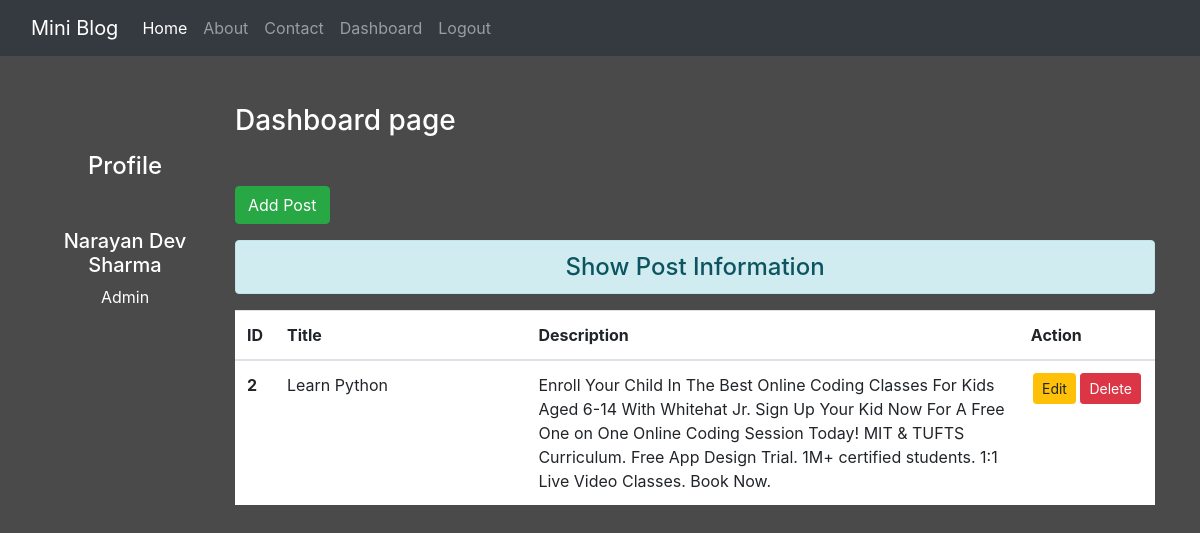
The page /dashboard/ (signed in) on the database its author committed.
### Blog/models.py (models this page shows)
class Post(models.Model):
    title = models.CharField(max_length=250)
    desc = models.TextField()

### Blog/views.py (the view)
# urls.py: path('dashboard/',views.dashboard, name="dashboard"),
def dashboard(request):
    if request.user.is_authenticated:
        posts = Post.objects.all()
        user = request.user
        full_name=user.get_full_name()
        gps = user.groups.all()
        return render(request,'blog/dashboard.html',{'posts':posts ,'full_name':full_name
        ,'groups':gps})
    else:
        return HttpResponseRedirect('/login/')

### Blog/templates/blog/dashboard.html (shortened to what this page needs)
{% extends 'blog/base.html' %}
{% load static %}
{% block side %}
<div class="col-sm-2 text-white my-5 text-center">
  <h4 class="my-5">Profile</h4>
  <h5>{{full_name}}</h5>
  {% for group in groups %}
    <p>{{group.name}}</p>
  {% endfor %}
</div>
{% endblock side %}
{% block content %}
<div class="col-sm-10">
  <h3 class="text-white my-5">Dashboard page</h3>
  <a href="{% url 'addpost' %}" class="btn btn-success">Add Post</a>
  <h4 class="text-center alert alert-info mt-3">Show Post Information</h4>
  {% if posts %}
    <table class="table table-hover bg-white">
      <thead>
        <tr>
          <th scope="col" style="width:2%">ID</th>
          <th scope="col" style="width:28%">Title</th>
          <th scope="col" style="width:55%">Description</th>
          <th scope="col" style="width:15%">Action</th>
        </tr>
      </thead>
      <tbody>
        {% for post in posts %}
        <tr>
          <th scope="row">{{post.id}}</th>
          <td>{{post.title}}</td>
          <td>{{post.desc}}</td>
          <td class="text-center">
            <a href="{% url 'updatepost' post.id %}" class="btn btn-warning btn-sm">Edit</a>
            {% if perms.blog.delete_post %}
            <form action="{% url 'deletepost' post.id %}" method="post" class="d-inline">
            <input type="submit" class="btn btn-danger btn-sm" value="Delete">
            </form>
            {% endif %}
          </td>
        </tr>
        {% endfor %}
      </tbody>
    </table>
  {% else %}
    <h4 class="text-center alert alert-warning">No Records</h4>
  {% endif %}
</div>
{% endblock content %}

### Blog/static/blog/css/style.css (style rules this page uses)
body { background-color: rgb(75,74,74); color:antiquewhite; }

### rows shown on the page
Post: id "2", title "Learn Python", desc "Enroll Your Child In The Best Online Coding Classes For Kids Aged 6-14 With Whitehat Jr. Sign Up Your Kid Now For A Free One on One Online Coding Session Today! MIT & TUFTS Curriculum. Free App Design Trial. 1M+ certified students. 1:1 Live Video Classes. Book Now."

### other values the page prints
{{ full_name }} "Narayan Dev Sharma"
{{ group.name }} "Admin"
